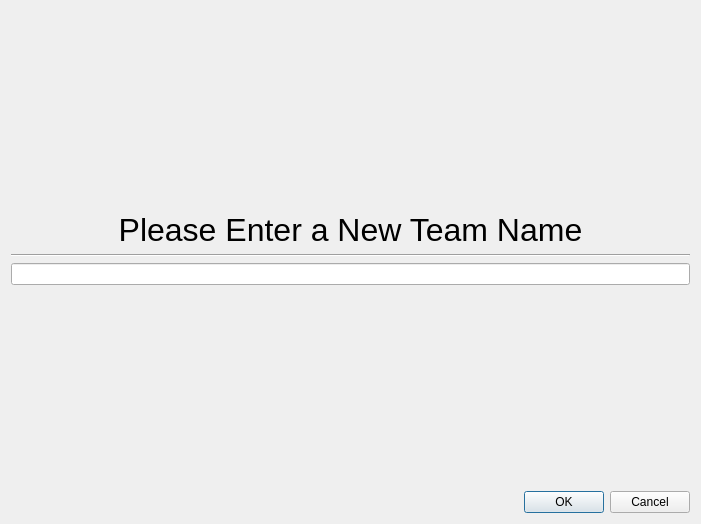
<?xml version="1.0" encoding="UTF-8"?>
<ui version="4.0">
 <class>CreateNewTeamDialog</class>
 <widget class="QDialog" name="CreateNewTeamDialog">
  <property name="geometry">
   <rect>
    <x>0</x>
    <y>0</y>
    <width>701</width>
    <height>524</height>
   </rect>
  </property>
  <property name="windowTitle">
   <string>Create New Team</string>
  </property>
  <layout class="QVBoxLayout" name="verticalLayout">
   <item>
    <spacer name="verticalSpacer">
     <property name="orientation">
      <enum>Qt::Vertical</enum>
     </property>
     <property name="sizeHint" stdset="0">
      <size>
       <width>20</width>
       <height>189</height>
      </size>
     </property>
    </spacer>
   </item>
   <item>
    <widget class="QLabel" name="label">
     <property name="font">
      <font>
       <pointsize>24</pointsize>
      </font>
     </property>
     <property name="text">
      <string>Please Enter a New Team Name</string>
     </property>
     <property name="alignment">
      <set>Qt::AlignCenter</set>
     </property>
    </widget>
   </item>
   <item>
    <widget class="Line" name="line">
     <property name="orientation">
      <enum>Qt::Horizontal</enum>
     </property>
    </widget>
   </item>
   <item>
    <widget class="QLineEdit" name="team_name_edit"/>
   </item>
   <item>
    <spacer name="verticalSpacer_2">
     <property name="orientation">
      <enum>Qt::Vertical</enum>
     </property>
     <property name="sizeHint" stdset="0">
      <size>
       <width>20</width>
       <height>189</height>
      </size>
     </property>
    </spacer>
   </item>
   <item>
    <widget class="QDialogButtonBox" name="buttonBox">
     <property name="orientation">
      <enum>Qt::Horizontal</enum>
     </property>
     <property name="standardButtons">
      <set>QDialogButtonBox::Cancel|QDialogButtonBox::Ok</set>
     </property>
    </widget>
   </item>
  </layout>
 </widget>
 <resources/>
 <connections>
  <connection>
   <sender>buttonBox</sender>
   <signal>accepted()</signal>
   <receiver>CreateNewTeamDialog</receiver>
   <slot>accept()</slot>
   <hints>
    <hint type="sourcelabel">
     <x>248</x>
     <y>254</y>
    </hint>
    <hint type="destinationlabel">
     <x>157</x>
     <y>274</y>
    </hint>
   </hints>
  </connection>
  <connection>
   <sender>buttonBox</sender>
   <signal>rejected()</signal>
   <receiver>CreateNewTeamDialog</receiver>
   <slot>reject()</slot>
   <hints>
    <hint type="sourcelabel">
     <x>316</x>
     <y>260</y>
    </hint>
    <hint type="destinationlabel">
     <x>286</x>
     <y>274</y>
    </hint>
   </hints>
  </connection>
 </connections>
</ui>
